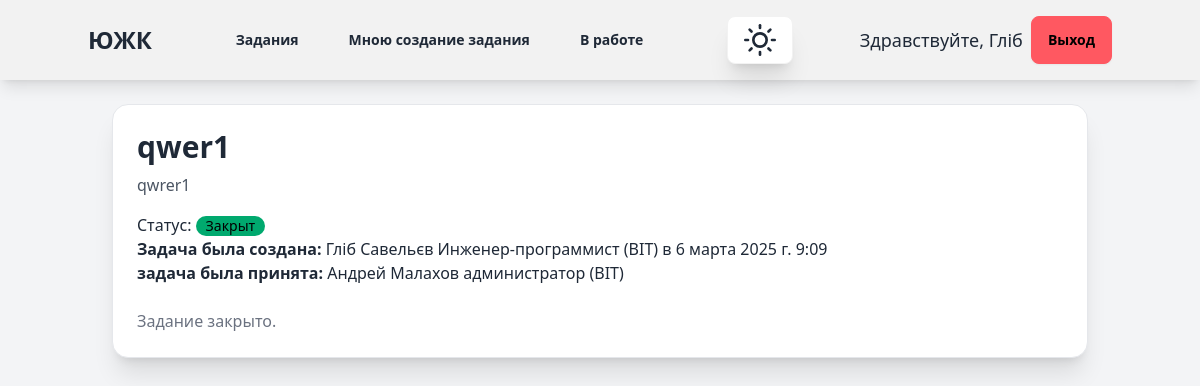
The app's page /ticket/70/ (signed in) with its own data.
### account/models.py (models this page shows, shortened)
class CustomUser(AbstractUser):
    department = models.ForeignKey(Department, on_delete=models.SET_NULL, null=True, blank=True)
    position = models.ForeignKey(Position, on_delete=models.SET_NULL, null=True, blank=True, related_name="users")

class Position(models.Model):
    title = models.CharField(max_length=255, unique=True)
    department = models.ForeignKey(Department, on_delete=models.CASCADE, related_name="positions")
    description = models.TextField(blank=True, null=True)
    created_at = models.DateTimeField(auto_now_add=True)
    updated_at = models.DateTimeField(auto_now=True)
    def __str__(self):
        return f"{self.title} ({self.department.name})"

class Department(models.Model):
    name = models.CharField(max_length=80)
    location = models.CharField(max_length=80)
    description = models.TextField()
    created_at = models.DateTimeField(auto_now_add=True)
    updated_at = models.DateTimeField(auto_now=True)

### tickets/models.py (models this page shows, shortened)
class Ticket(models.Model):
    STATUS_CHOICES = [
        ('open', 'Open'),
        ('in_progress', 'In Progress'),
        ('closed', 'Closed'),
    ]
    title = models.CharField(max_length=200)
    description = models.TextField()
    status = models.CharField(max_length=20, choices=STATUS_CHOICES, default='open')
    created_by = models.ForeignKey(CustomUser, on_delete=models.CASCADE, related_name='tickets_created')
    accepted_by = models.ForeignKey(CustomUser, on_delete=models.CASCADE, related_name='tickets_accepted', null=True,
                                    blank=True)
    department = models.ForeignKey(Department, on_delete=models.CASCADE, related_name='tickets', null=True, blank=True)
    position = models.ForeignKey(Position, on_delete=models.CASCADE, related_name='tickets', null=True, blank=True)
    attachment = models.FileField(upload_to='tickets/', null=True, blank=True)
    created_at = models.DateTimeField(auto_now_add=True)
    accepted_at = models.DateTimeField(null=True, blank=True)
    updated_at = models.DateTimeField(auto_now=True)

### tickets/views.py (the view)
# urls.py: path('ticket/<int:ticket_id>/', views.ticket_detail, name='ticket_detail'),
@login_required
def ticket_detail(request, ticket_id):
    ticket = get_object_or_404(Ticket, id=ticket_id)
    return render(request, 'tickets/ticket_detail.html', {'ticket': ticket})

### templates/tickets/ticket_detail.html (shortened to what this page needs)
{% extends "blog/base.html" %}
{% block content2 %}
{% load l10n %}
<div class="container mx-auto p-6">
    <div class="card bg-base-100 shadow-xl border border-gray-200 p-6">
        <h2 class="text-3xl font-bold mb-2">{{ ticket.title }}</h2>
        <p class="text-gray-600">{{ ticket.description }}</p>
        <div class="mt-4">
            <p>Статус:
                    <span class="badge
                        {% if ticket.status == 'open' %}badge-error
                        {% elif ticket.status == 'in_progress' %}badge-warning
                        {% else %}badge-success
                        {% endif %}">
                        {% if ticket.status == 'open' %}Открыт
                        {% elif ticket.status == 'in_progress' %}В процессе
                        {% else %}Закрыт
                        {% endif %}
                    </span>
                </p>
            <p>
                <strong>Задача была создана:</strong>
                {% if ticket.created_by.first_name and ticket.created_by.last_name and ticket.created_by.position%}
                    {{ ticket.created_by.first_name }}
                    {{ ticket.created_by.last_name }}
                    {{ ticket.created_by.position }}
                {% else %}
                    {{ ticket.created_by.username }}
                    {{ ticket.created_by.position }}
                {% endif %} в
                {{ ticket.created_at }}
            <p><strong>задача была принята:</strong>
                {% if ticket.accepted_by %}
                    {% if ticket.accepted_by.first_name and ticket.created_by.last_name and ticket.accepted_by.position%}
                        {{ ticket.accepted_by.first_name }}
                        {{ ticket.accepted_by.last_name }}
                        {{ ticket.accepted_by.position }}
                    {% else %}
                        {{ ticket.accepted_by.username }}
                        {{ ticket.accepted_by.position }}
                    {% endif %}
                {% else %}
                {{ ticket.accepted_by.username|default:"На данный момент не принята" }}
                {% endif %}
            </p>
        </div>
        <div class="mt-6 flex space-x-4">
            {% if ticket.status == 'open' %}
                {% if ticket.department == request.user.department and ticket.position == request.user.position %}
                <form action="{% url 'tickets:accept_ticket' ticket.id %}" method="post">
                    {% csrf_token %}
                    <button type="submit" class="btn btn-warning">Принять задание</button>
                </form>
                {% else %}
                {% endif %}
            {% else %}
                <p class="text-gray-500">Задание закрыто.</p>
            {% endif %}
        </div>
    </div>
</div>
{% endblock %}

### templates/blog/base.html (shortened to what this page needs)
{% load static %}
{% load tailwind_tags %}
<!DOCTYPE html>
<html lang="ru">
<head>
    {% tailwind_css %}
    <script src="https://cdn.tailwindcss.com"></script>
</head>
<body class="bg-gray-100">
    <nav class="navbar bg-base-200 shadow-lg p-4">
        <div class="container mx-auto flex justify-between items-center">
            <a href="http://127.0.0.1:8000/ticket_list_created_by" class="text-2xl font-bold">ЮЖК</a>
            {% if request.user.is_authenticated %}
            <div class="hidden md:flex space-x-4">
                <a href="{% url 'tickets:ticket_list' %}" class="btn btn-ghost">Задания</a>
                <a href="{% url 'tickets:ticket_list_created_by' %}" class="btn btn-ghost">Мною создание задания</a>
                <a href="{% url 'tickets:ticket_list_accepted_by' %}" class="btn btn-ghost">В работе</a>
            </div>
            <button onclick="toggleTheme()" class="btn btn-circle bg-base-100 shadow-xl transition-all">
            </button>
            <div class="flex items-center space-x-2">
                <span class="text-lg">Здравствуйте, {{ request.user.first_name|default:request.user.username }}</span>
                <form action="{% url 'account:logout' %}" method="post">
                    <button type="submit" class="btn btn-error">Выход</button>
                </form>
            </div>
            {% else %}
            <a href="{% url 'account:login' %}" class="btn btn-primary">Вход</a>
            {% endif %}
        </div>
    </nav>
    {% block content2 %}
    {% endblock %}
</body>
</html>

### records on screen
CustomUser: user.first_name "Гліб"
Ticket: title "qwer1", description "qwrer1", created_by.first_name "Гліб", created_by.last_name "Савельєв", created_by.position "Инженер-программист (ВІТ)", created_at "6 марта 2025 г. 9:09", accepted_by.first_name "Андрей", accepted_by.last_name "Малахов", accepted_by.position "администратор (ВІТ)"
